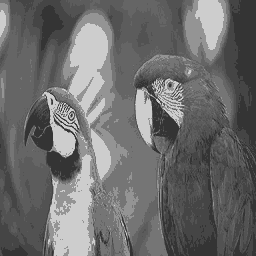
#> input picture Input-Parrot-Greyscale-8bit-Image.png, 256 x 256 px
$ python main.py
#> lines starting #> are read from the running program, lines starting #| are printed output that depends on the picture
import numpy as np
import cv2
from PIL import Image
from PIL import ImageDraw


def makeImgTo8BitGreyScale(imgDirectory, outputLabel):

    colorImage = Image.open(imgDirectory)
    greyScaleImage = colorImage.convert("L")
    imageWithColorPalette = greyScaleImage.convert("P", palette=Image.ADAPTIVE, colors=8)
    greyScale8BitImageOut = imageWithColorPalette.save("Outputs-Images-In-8bit-GreyScale/" + outputLabel)


def useErosion(imgDirectory, outputLabel):

    img = cv2.imread(imgDirectory)
    squareKernelSide = 7
    kernel = np.ones((squareKernelSide, squareKernelSide), np.uint8)
    resultErosionImg = cv2.erode(img, kernel, cv2.BORDER_REFLECT)
    cv2.imwrite(outputLabel, resultErosionImg)
    cv2.imshow(outputLabel, resultErosionImg)
    cv2.waitKey(0)
    cv2.destroyAllWindows()


def useKMeansClustering(imgDirectory, outputLabel):

    img = cv2.imread(imgDirectory)
    reshapedImg = img.reshape((-1, 3))
    reshapedImg = np.float32(reshapedImg)
    criteria = (cv2.TERM_CRITERIA_EPS + cv2.TERM_CRITERIA_MAX_ITER, 10, 1.0)
    K = 8
    ret, label, center = cv2.kmeans(reshapedImg, K, None, criteria, 10, cv2.KMEANS_RANDOM_CENTERS)
    center = np.uint8(center)
    res = center[label.flatten()]
    resultKMeansClusteringImg = res.reshape(img.shape)
    cv2.imwrite(outputLabel, resultKMeansClusteringImg)
    cv2.imshow(outputLabel, resultKMeansClusteringImg)
    cv2.waitKey(0)
    cv2.destroyAllWindows()


def use7x7GaussianHighPassFilter(imgDirectory, outputLabel):

    img = cv2.imread(imgDirectory)
    squareKernelSide = 7
    resultGaussianHighPassImg = cv2.GaussianBlur(img, (squareKernelSide, squareKernelSide), 0)
    cv2.imwrite(outputLabel, resultGaussianHighPassImg)
    cv2.imshow(outputLabel, resultGaussianHighPassImg)
    cv2.waitKey(0)
    cv2.destroyAllWindows()


def use7x7LowPassFilter(imgDirectory, outputLabel):

    img = cv2.imread(imgDirectory)
    squareKernelSide = 7
    kernel = np.ones((squareKernelSide, squareKernelSide), np.float32) / (squareKernelSide * squareKernelSide)
    resultLowPassFilterImg = cv2.filter2D(img, -1, kernel)
    cv2.imwrite(outputLabel, resultLowPassFilterImg)
    cv2.imshow(outputLabel, resultLowPassFilterImg)
    cv2.waitKey(0)
    cv2.destroyAllWindows()


def readImgAndShowImg(imgDirectory, outputLabel):

#> called with imgDirectory = 'Input-Parrot-Greyscale-8bit-Image.png', outputLabel = 'Input.png'
    img = cv2.imread(imgDirectory, 0)
#> img is the input picture: shape (256, 256); min 52, max 205, mean 108.4
    d = img.shape
#> d = (256, 256)
    print("The Input Parrot Image is of size " + str(d))
#| The Input Parrot Image is of size (256, 256)
    cv2.imshow(outputLabel, img)
    cv2.waitKey(0)
    cv2.destroyAllWindows()


inputImgName = "Input-Parrot-Greyscale-8bit-Image.png"
outputImgNames = ['Input.png', 'Output-LowPass-Filter-using-7x7-Kernel-Img.png',
                  'Output-Gaussian-HighPass-Filter-using-7x7-Kernel-Img.png', 'Output-K-Means-Clustering-Img.png',
                  'Output-Erosion-Img.png']
outputNames = ['Input', 'LowPass', 'Gaussian-HighPass', 'K-Means-Clustering', 'Erosion']

readImgAndShowImg(inputImgName, outputImgNames[0])
use7x7LowPassFilter(inputImgName, outputImgNames[1])
#> in use7x7LowPassFilter, `resultLowPassFilterImg = cv2.filter2D(img, -1, kernel)`:
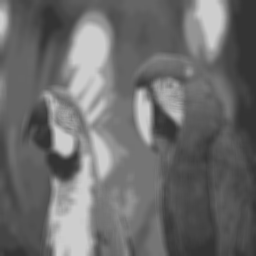
#> resultLowPassFilterImg: shape (256, 256, 3); min 52, max 205, mean 108.4
use7x7GaussianHighPassFilter(inputImgName, outputImgNames[2])
useKMeansClustering(inputImgName, outputImgNames[3])
#> in useKMeansClustering, `ret, label, center = cv2.kmeans(reshapedImg, K, None, criteria, 10, cv..`: ret = 0; center = [[52, 52, 52], [117, 117, 117], [69, 69, 69], [92, 92, 92], [205, 205, 205], [148, 148, 148], [101, 101, 101], [82, 82, 82]]
useErosion(inputImgName, outputImgNames[4])
#> in useErosion, `resultErosionImg = cv2.erode(img, kernel, cv2.BORDER_REFLECT)`:
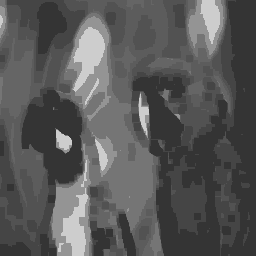
#> resultErosionImg: shape (256, 256, 3); min 52, max 205, mean 88

counter = -1
for img in outputImgNames:
    counter = counter + 1
    if img == 'Input.png':
        continue
    makeImgTo8BitGreyScale(img, img)
    outImg = Image.open(img)
    drawOnImg = ImageDraw.Draw(outImg)
    drawOnImg.text((10, 10), outputNames[counter], fill=(255, 0, 0))
    outImg.show()
